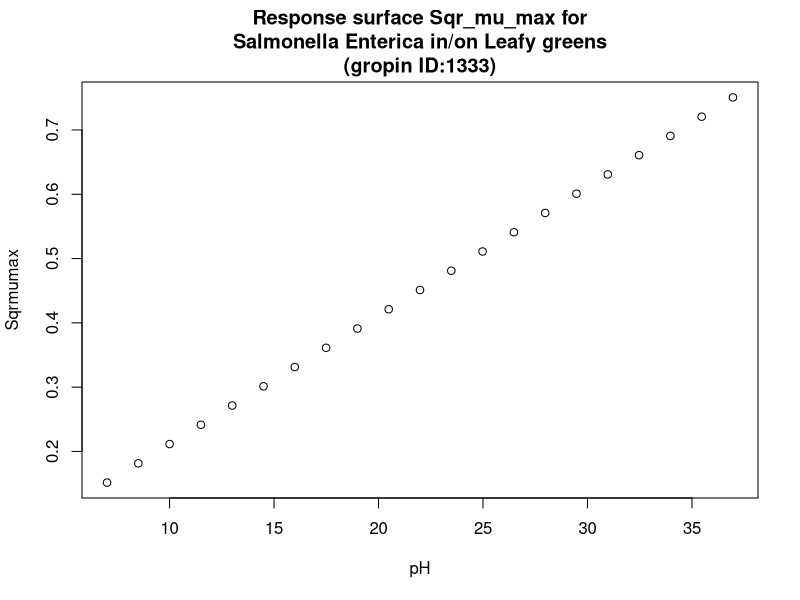

Write the R code that produced this figure.
#############################
# start of Parameter script
#############################
pH <- seq(7.007,36.963036963037,length.out=21)
#############################
# end of Parameter script
#############################
############################# 
# start of Model script Gropin ID 1333 
#############################
 
# constant coefficients for this model
 
variables <- data.frame(pH)
argumentsPar <- unique.data.frame(expand.grid(variables))
 
# heart of the model
response_surface <- function(pH) {
   mumax <-0.020*(pH+0.57)

	return(mumax=mumax)
} 

# output parameters
responseSurface <- cbind(argumentsPar,response_surface(argumentsPar['pH']))
colnames(responseSurface) <- c(colnames(argumentsPar),'Sqrmumax')
#############################
# End of Model script
#############################
############################# 
# start of Visualisation script Gropin ID 1333 
#############################
titleText <-'Response surface Sqr_mu_max for
Salmonella Enterica in/on Leafy greens
(gropin ID:1333)'
plot(pH,responseSurface$'Sqrmumax',xlab='pH',
                          ylab='Sqrmumax',main=titleText)
#############################
# End of Visualisation script
#############################
